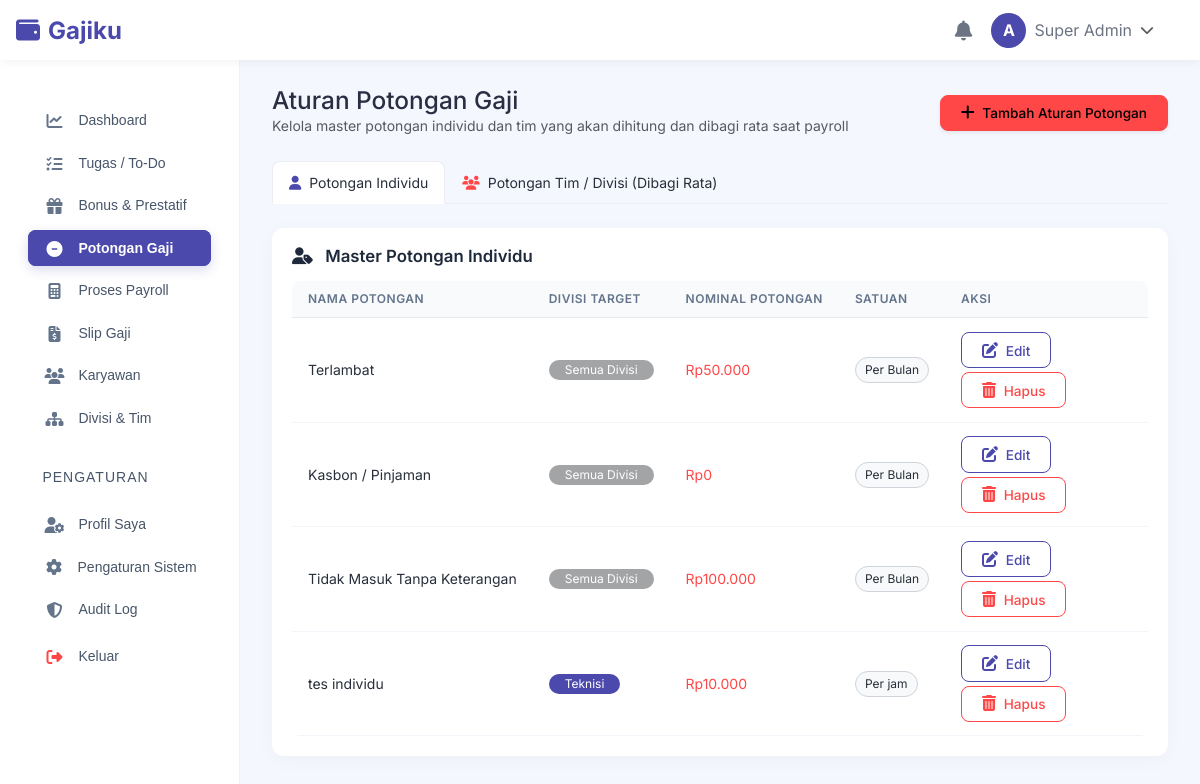
Screenshot of /deductions.php (signed in) with the database file from the repository.
### tables this page shows
CREATE TABLE users (
        id INTEGER PRIMARY KEY AUTOINCREMENT,
        username TEXT NOT NULL UNIQUE,
        email TEXT NOT NULL UNIQUE,
        password_hash TEXT NOT NULL,
        role_id INTEGER NOT NULL,
        status TEXT DEFAULT 'active', -- active, inactive
        created_at DATETIME DEFAULT CURRENT_TIMESTAMP,
        updated_at DATETIME DEFAULT CURRENT_TIMESTAMP,
        FOREIGN KEY (role_id) REFERENCES roles(id)
    );

CREATE TABLE employees (
        id INTEGER PRIMARY KEY AUTOINCREMENT,
        user_id INTEGER UNIQUE,
        nik TEXT NOT NULL UNIQUE,
        full_name TEXT NOT NULL,
        email TEXT NOT NULL,
        phone TEXT,
        address TEXT,
        division_id INTEGER,
        team_id INTEGER,
        position TEXT,
        join_date DATE,
        status TEXT DEFAULT 'active', -- active, inactive, resign
        bank_name TEXT,
        account_number TEXT,
        photo TEXT,
        created_at DATETIME DEFAULT CURRENT_TIMESTAMP,
        updated_at DATETIME DEFAULT CURRENT_TIMESTAMP,
        FOREIGN KEY (user_id) REFERENCES users(id) ON DELETE SET NULL,
        FOREIGN KEY (division_id) REFERENCES divisions(id) ON DELETE SET NULL,
        FOREIGN KEY (team_id) REFERENCES teams(id) ON DELETE SET NULL
    );

CREATE TABLE deduction_types (
        id INTEGER PRIMARY KEY AUTOINCREMENT,
        name TEXT NOT NULL UNIQUE,
        calculation_method TEXT DEFAULT 'fixed', -- fixed, per_unit, percentage, manual
        default_amount REAL DEFAULT 0,
        status TEXT DEFAULT 'active',
        created_at DATETIME DEFAULT CURRENT_TIMESTAMP
    , division_id INTEGER, unit_name TEXT DEFAULT 'Bulan');

CREATE TABLE divisions (
        id INTEGER PRIMARY KEY AUTOINCREMENT,
        name TEXT NOT NULL UNIQUE,
        description TEXT,
        status TEXT DEFAULT 'active', -- active, inactive
        created_at DATETIME DEFAULT CURRENT_TIMESTAMP
    );

### app/Helpers/auth.php (called while the page is built, shortened)
<?php
require_once __DIR__ . '/functions.php';
function isLoggedIn(): bool {
    return isset($_SESSION['user_id']) && !empty($_SESSION['user_id']);
}
function getAuthUser(): ?array {
    static $user = null;
    if ($user === null) {
        $db = getDbConnection();
        $stmt = $db->prepare("
            SELECT u.*, r.name as role_name, r.slug as role_slug,
                   e.id as employee_id, e.nik, e.full_name as employee_name, e.photo, e.position,
                   e.division_id, e.team_id, e.phone, e.address, e.bank_name, e.account_number,
                   d.name as division_name, t.name as team_name
            FROM users u
            JOIN roles r ON u.role_id = r.id
            LEFT JOIN employees e ON u.id = e.user_id
            LEFT JOIN divisions d ON e.division_id = d.id
            LEFT JOIN teams t ON e.team_id = t.id
            WHERE u.id = ? AND u.status = 'active'
        ");
        $stmt->execute([$_SESSION['user_id']]);
        $user = $stmt->fetch() ?: null;
    }
    return $user;
}
function requireLogin(): array {
    if (!isLoggedIn() || !getAuthUser()) {
        header('Location: ' . BASE_URL . '/login.php');
        exit;
    }
    return getAuthUser();
}

### app/Helpers/permissions.php (called while the page is built, shortened)
<?php
require_once __DIR__ . '/auth.php';
function hasPermission(string $permissionSlug): bool {
    $user = getAuthUser();
    if ($user['role_slug'] === 'super_admin') return true;
    $perms = getUserPermissions();
    return in_array('*', $perms) || in_array($permissionSlug, $perms);
}
function requirePermission(string $permissionSlug): void {
    $user = requireLogin();
}

### app/Helpers/functions.php (called while the page is built, shortened)
<?php
function e($string): string {
    return htmlspecialchars($string ?? '', ENT_QUOTES, 'UTF-8');
}
function formatRupiah($amount): string {
    $val = (float)($amount ?? 0);
    return 'Rp' . number_format($val, 0, ',', '.');
}

### public/deductions.php (the view, shortened to what this page needs)
<?php
requirePermission('manage_deductions');
$user = getAuthUser();
$db = getDbConnection();
$deductionTypes = $db->query("
    SELECT dt.*, d.name as division_name
    FROM deduction_types dt
    LEFT JOIN divisions d ON dt.division_id = d.id
    ORDER BY dt.id ASC
")->fetchAll();
$individualDeductions = array_filter($deductionTypes, function($dt) {
    return $dt['calculation_method'] !== 'team';
});
include ROOT_PATH . '/app/Views/layouts/header.php';
include ROOT_PATH . '/app/Views/layouts/navbar.php';
?>
<div class="container-fluid page-body-wrapper">
  <?php include ROOT_PATH . '/app/Views/layouts/sidebar.php'; ?>
  <div class="main-panel">
    <div class="content-wrapper">
      <div class="d-flex justify-content-between align-items-center mb-4">
        <div>
          <h3 class="font-weight-bold mb-1">Aturan Potongan Gaji</h3>
          <p class="text-muted mb-0">Kelola master potongan individu dan tim yang akan dihitung dan dibagi rata saat payroll</p>
        </div>
        <button class="btn btn-danger rounded-pill font-weight-bold px-4 shadow-sm d-none d-md-block" onclick="openAddDeductionModal()">
          <i class="fa-solid fa-plus me-1"></i> Tambah Aturan Potongan
        </button>
      </div>
      <ul class="nav nav-tabs mb-4" id="deductionTabs" role="tablist">
        <li class="nav-item" role="presentation">
          <button class="nav-link active font-weight-bold text-dark" id="individual-tab" data-bs-toggle="tab" data-bs-target="#individual" type="button" role="tab">
            <i class="fa-solid fa-user me-1 text-primary"></i> Potongan Individu
          </button>
        </li>
        <li class="nav-item" role="presentation">
          <button class="nav-link font-weight-bold text-dark" id="team-tab" data-bs-toggle="tab" data-bs-target="#team" type="button" role="tab">
            <i class="fa-solid fa-users me-1 text-danger"></i> Potongan Tim / Divisi (Dibagi Rata)
          </button>
        </li>
      </ul>
      <div class="tab-content border-0 p-0" id="deductionTabsContent">
        <div class="tab-pane fade show active" id="individual" role="tabpanel">
          <div class="card shadow-sm border-0 rounded-4">
            <div class="card-body">
              <h4 class="card-title font-weight-bold mb-3 text-primary"><i class="fa-solid fa-user-tag me-2"></i> Master Potongan Individu</h4>
              <?php if (empty($individualDeductions)): ?>
                <div class="text-center py-5 text-muted">
                  <i class="fa-solid fa-file-circle-minus fs-1 mb-2 d-block text-secondary" style="opacity: 0.3;"></i>
                  Belum ada aturan potongan individu terdaftar.
                </div>
              <?php else: ?>
                <div class="table-responsive">
                  <table class="table table-hover align-middle">
                    <thead>
                      <tr>
                        <th>Nama Potongan</th>
                        <th>Divisi Target</th>
                        <th>Nominal Potongan</th>
                        <th>Satuan</th>
                        <th>Aksi</th>
                      </tr>
                    </thead>
                    <tbody>
                      <?php foreach ($individualDeductions as $dt): ?>
                        <tr>
                          <td class="font-weight-bold text-dark"><?= e($dt['name']) ?></td>
                          <td>
                            <?php if ($dt['division_name']): ?>
                              <span class="badge bg-primary px-3 py-1 font-weight-bold"><?= e($dt['division_name']) ?></span>
                            <?php else: ?>
                              <span class="badge bg-secondary px-3 py-1 font-weight-bold">Semua Divisi</span>
                            <?php endif; ?>
                          </td>
                          <td class="font-weight-bold text-danger"><?= formatRupiah($dt['default_amount']) ?></td>
                          <td>
                            <span class="badge bg-light text-dark border font-weight-bold">Per <?= e($dt['unit_name'] ?: 'Bulan') ?></span>
                          </td>
                          <td>
                            <div class="d-flex gap-1 flex-wrap">
                              <button type="button" class="btn btn-xs btn-outline-primary rounded-pill" onclick="openEditDeduction(<?= $dt['id'] ?>, '<?= e(addslashes($dt['name'])) ?>', '<?= (int)$dt['division_id'] ?>', <?= (float)$dt['default_amount'] ?>, '<?= e(addslashes($dt['unit_name'])) ?>', '<?= e($dt['calculation_method']) ?>')">
                                <i class="fa-solid fa-pen-to-square me-1"></i> Edit
                              </button>
                              <form action="<?= BASE_URL ?>/deductions.php" method="POST" class="d-inline">
                                <button type="submit" class="btn btn-xs btn-outline-danger rounded-pill" onclick="return confirm('Yakin ingin menghapus aturan potongan <?= e(addslashes($dt['name'])) ?>?')">
                                  <i class="fa-solid fa-trash-can me-1"></i> Hapus
                                </button>
                              </form>
                            </div>
                          </td>
                        </tr>
                      <?php endforeach; ?>
                    </tbody>
                  </table>
                </div>
              <?php endif; ?>
            </div>
          </div>
        </div>
      </div>
    </div>
<?php include ROOT_PATH . '/app/Views/layouts/footer.php'; ?>

### app/Views/layouts/navbar.php (shortened to what this page needs)
<?php
require_once __DIR__ . '/../../Helpers/auth.php';
require_once __DIR__ . '/../../Helpers/functions.php';
$user = getAuthUser();
?>
<nav class="navbar col-lg-12 col-12 p-0 fixed-top d-flex flex-row">
  <div class="text-center navbar-brand-wrapper d-flex align-items-center justify-content-start ps-3">
    <a class="navbar-brand brand-logo d-flex align-items-center fw-bold text-primary text-decoration-none" href="<?= BASE_URL ?>/dashboard.php">
      <i class="fa-solid fa-wallet me-2 fs-4"></i> Gajiku
    </a>
  </div>
  <div class="navbar-menu-wrapper d-flex align-items-center justify-content-end">
    <button class="navbar-toggler navbar-toggler align-self-center" type="button" data-toggle="minimize">
      <span class="icon-menu"></span>
    </button>
    <ul class="navbar-nav navbar-nav-right">
      <li class="nav-item dropdown">
        <a class="nav-link count-indicator dropdown-toggle" id="notificationDropdown" href="#" data-bs-toggle="dropdown">
          <i class="fa-solid fa-bell mx-0"></i>
        </a>
      </li>
      <li class="nav-item nav-profile dropdown">
        <a class="nav-link dropdown-toggle d-flex align-items-center" href="#" data-bs-toggle="dropdown" id="profileDropdown">
          <div class="bg-primary text-white rounded-circle d-flex align-items-center justify-content-center me-2" style="width: 35px; height: 35px; font-weight: bold;">
            <?= strtoupper(substr($user['username'] ?? 'U', 0, 1)) ?>
          </div>
          <span class="font-weight-normal me-2 d-none d-md-inline"><?= e($user['employee_name'] ?? $user['username']) ?></span>
          <i class="fa-solid fa-chevron-down text-muted small"></i>
        </a>
      </li>
    </ul>
  </div>
</nav>

### app/Views/layouts/header.php (style rules this page uses)
:root { --primary-color: #4B49AC; --primary-hover: #3f3d91; --primary-light: #EEF2FF; --body-bg: #F5F7FF; --card-radius: 12px; }
body { font-family: 'Inter', -apple-system, BlinkMacSystemFont, "Segoe UI", Roboto, sans-serif !important; font-size: 0.875rem; background-color: var(--body-bg); color: #2b2d42; -webkit-font-smoothing: antialiased; }
.page-body-wrapper { padding-top: 60px !important; min-height: calc(100vh - 60px); display: flex !important; flex-direction: row !important; }
.navbar { height: 60px !important; background: #ffffff !important; box-shadow: 0 2px 10px rgba(0, 0, 0, 0.05) !important; }
.navbar .navbar-brand-wrapper { width: 240px !important; height: 60px !important; }
.navbar .navbar-menu-wrapper { width: calc(100% - 240px) !important; height: 60px !important; }
.main-panel { flex: 1 !important; width: calc(100% - 240px) !important; min-height: calc(100vh - 60px) !important; background-color: var(--body-bg) !important; }
.content-wrapper { padding: 1.75rem 2rem !important; background-color: var(--body-bg) !important; }
.card { border: none !important; border-radius: var(--card-radius) !important; box-shadow: 0 4px 20px rgba(0, 0, 0, 0.03) !important; }
.card:not([class*="bg-"]) { background: #ffffff !important; }
.card-title { font-size: 1.05rem !important; color: #1e293b !important; }
.table-responsive { border-radius: 8px !important; }
.table { font-size: 0.85rem !important; color: #334155 !important; }
.table th { font-weight: 600 !important; text-transform: uppercase !important; font-size: 0.75rem !important; letter-spacing: 0.5px !important; color: #64748b !important; background-color: #f8fafc !important; border-bottom: 1px solid #e2e8f0 !important; padding: 0.75rem 1rem !important; }
.table td { padding: 0.85rem 1rem !important; vertical-align: middle !important; border-bottom: 1px solid #f1f5f9 !important; }
.btn { border-radius: 8px !important; padding: 0.55rem 1.25rem !important; font-weight: 500 !important; font-size: 0.85rem !important; }

### rows the page displays
users: username "A", employees.full_name "Super Admin"
deduction_types: name "Terlambat", shows "Semua Divisi", default_amount "Rp50.000", unit_name "Bulan"
deduction_types: name "Kasbon / Pinjaman", shows "Semua Divisi", default_amount "Rp0", unit_name "Bulan"
deduction_types: name "Tidak Masuk Tanpa Keterangan", shows "Semua Divisi", default_amount "Rp100.000", unit_name "Bulan"
deduction_types: name "tes individu", division.name "Teknisi", default_amount "Rp10.000", unit_name "jam"
